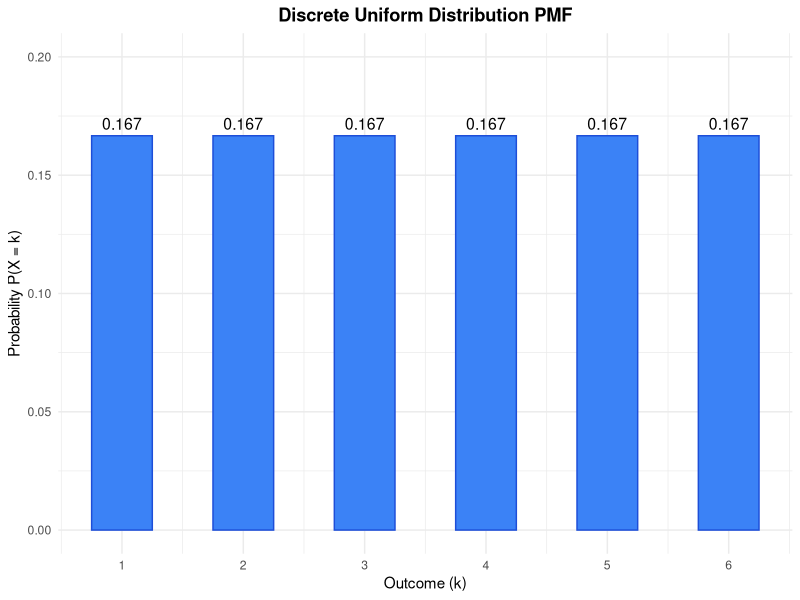
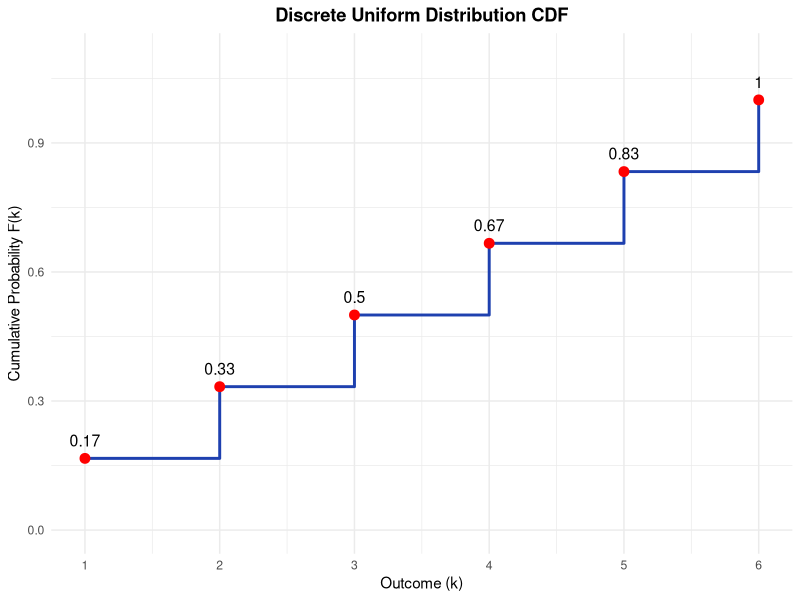

Write R code to recreate these figures, in order.
## ---- chunk 1
# This R script summarizes the key concepts from the "Discrete Uniform Distribution" blog post.
# It demonstrates the calculation of the Probability Mass Function (PMF) and
# the Cumulative Distribution Function (CDF) using the example of a fair six-sided die.

# Install and load the 'ggplot2' package if not already installed
if (!requireNamespace("ggplot2", quietly = TRUE)) {
  install.packages("ggplot2")
}
library(ggplot2)

# --- Parameters of the Example ---
# A fair six-sided die has outcomes from 1 to 6.
outcomes <- c(1, 2, 3, 4, 5, 6)
N <- length(outcomes) # Total number of possible outcomes

cat("Parameters of the Discrete Uniform Distribution:\n")
cat(paste("Possible Outcomes:", toString(outcomes), "\n"))
cat(paste("Total Number of Outcomes (N):", N, "\n\n"))

# --- 1. Probability Mass Function (PMF) ---
# The PMF gives the probability of a single, specific outcome.
# For a discrete uniform distribution, this is 1/N.

# Example: Probability of rolling a 4 (k=4)
k_pmf <- 4
pmf_result <- 1 / N

cat("--- Probability Mass Function (PMF) ---\n")
cat(paste("Calculation: P(X = ", k_pmf, ") = 1 / N\n", sep=""))
cat(paste("Result: P(X = ", k_pmf, ") = ", round(pmf_result, 4), "\n\n", sep=""))

# Plotting the PMF
pmf_data <- data.frame(k = outcomes, probability = rep(1/N, N))
pmf_plot <- ggplot(pmf_data, aes(x = k, y = probability)) +
  geom_bar(stat = "identity", fill = "#3B82F6", color = "#1D4ED8", width = 0.5) +
  geom_text(aes(label = round(probability, 3)), vjust = -0.5, size = 4) +
  labs(title = "Discrete Uniform Distribution PMF",
       x = "Outcome (k)",
       y = "Probability P(X = k)") +
  theme_minimal() +
  scale_x_continuous(breaks = outcomes) +
  ylim(0, 0.2) +
  theme(plot.title = element_text(hjust = 0.5, face = "bold"))

print(pmf_plot)
cat("\n\n")

# --- 2. Cumulative Distribution Function (CDF) ---
# The CDF gives the probability of an outcome being less than or equal to k.
# For a discrete uniform distribution, this is (k - a + 1) / N, where 'a' is the
# lowest possible outcome.

# Example: Probability of rolling a number less than or equal to 3 (k=3)
k_cdf <- 3
a <- min(outcomes) # The lowest possible outcome
cdf_result <- (k_cdf - a + 1) / N

cat("--- Cumulative Distribution Function (CDF) ---\n")
cat(paste("Calculation: P(X <= ", k_cdf, ") = (k - a + 1) / N\n", sep=""))
cat(paste("Result: P(X <= ", k_cdf, ") = ", round(cdf_result, 4), "\n\n", sep=""))

# Plotting the CDF
cdf_data <- data.frame(k = outcomes, cumulative_probability = (outcomes - a + 1) / N)
cdf_plot <- ggplot(cdf_data, aes(x = k, y = cumulative_probability)) +
  geom_step(direction = "hv", size = 1, color = "#1E40AF") +
  geom_point(size = 3, color = "red") +
  geom_text(aes(label = round(cumulative_probability, 2)), vjust = -1, size = 4) +
  labs(title = "Discrete Uniform Distribution CDF",
       x = "Outcome (k)",
       y = "Cumulative Probability F(k)") +
  theme_minimal() +
  scale_x_continuous(breaks = outcomes) +
  ylim(0, 1.1) +
  theme(plot.title = element_text(hjust = 0.5, face = "bold"))

print(cdf_plot)
